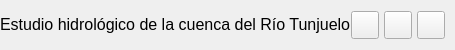
           <widget class="QFrame" name="contentTopBg">
            <property name="minimumSize">
             <size>
              <width>0</width>
              <height>50</height>
             </size>
            </property>
            <property name="maximumSize">
             <size>
              <width>16777215</width>
              <height>50</height>
             </size>
            </property>
            <property name="frameShape">
             <enum>QFrame::NoFrame</enum>
            </property>
            <property name="frameShadow">
             <enum>QFrame::Raised</enum>
            </property>
            <layout class="QHBoxLayout" name="horizontalLayout">
             <property name="spacing">
              <number>0</number>
             </property>
             <property name="leftMargin">
              <number>0</number>
             </property>
             <property name="topMargin">
              <number>0</number>
             </property>
             <property name="rightMargin">
              <number>10</number>
             </property>
             <property name="bottomMargin">
              <number>0</number>
             </property>
             <item>
              <widget class="QFrame" name="leftBox">
               <property name="sizePolicy">
                <sizepolicy hsizetype="Expanding" vsizetype="Preferred">
                 <horstretch>0</horstretch>
                 <verstretch>0</verstretch>
                </sizepolicy>
               </property>
               <property name="frameShape">
                <enum>QFrame::NoFrame</enum>
               </property>
               <property name="frameShadow">
                <enum>QFrame::Raised</enum>
               </property>
               <layout class="QHBoxLayout" name="horizontalLayout_3">
                <property name="spacing">
                 <number>0</number>
                </property>
                <property name="leftMargin">
                 <number>0</number>
                </property>
                <property name="topMargin">
                 <number>0</number>
                </property>
                <property name="rightMargin">
                 <number>0</number>
                </property>
                <property name="bottomMargin">
                 <number>0</number>
                </property>
                <item>
                 <widget class="QLabel" name="titleRightInfo">
                  <property name="sizePolicy">
                   <sizepolicy hsizetype="Preferred" vsizetype="Expanding">
                    <horstretch>0</horstretch>
                    <verstretch>0</verstretch>
                   </sizepolicy>
                  </property>
                  <property name="maximumSize">
                   <size>
                    <width>16777215</width>
                    <height>45</height>
                   </size>
                  </property>
                  <property name="styleSheet">
                   <string notr="true">font: 8pt &quot;Allerta&quot;;</string>
                  </property>
                  <property name="text">
                   <string>&lt;html&gt;&lt;head/&gt;&lt;body&gt;&lt;p&gt;&lt;span style=&quot; font-size:12pt;&quot;&gt;Estudio hidrológico de la cuenca del Río Tunjuelo&lt;/span&gt;&lt;/p&gt;&lt;/body&gt;&lt;/html&gt;</string>
                  </property>
                  <property name="alignment">
                   <set>Qt::AlignLeading|Qt::AlignLeft|Qt::AlignVCenter</set>
                  </property>
                 </widget>
                </item>
               </layout>
              </widget>
             </item>
             <item alignment="Qt::AlignRight">
              <widget class="QFrame" name="rightButtons">
               <property name="minimumSize">
                <size>
                 <width>0</width>
                 <height>28</height>
                </size>
               </property>
               <property name="frameShape">
                <enum>QFrame::NoFrame</enum>
               </property>
               <property name="frameShadow">
                <enum>QFrame::Raised</enum>
               </property>
               <layout class="QHBoxLayout" name="horizontalLayout_2">
                <property name="spacing">
                 <number>5</number>
                </property>
                <property name="leftMargin">
                 <number>0</number>
                </property>
                <property name="topMargin">
                 <number>0</number>
                </property>
                <property name="rightMargin">
                 <number>0</number>
                </property>
                <property name="bottomMargin">
                 <number>0</number>
                </property>
                <item>
                 <widget class="QPushButton" name="minimizeAppBtn">
                  <property name="minimumSize">
                   <size>
                    <width>28</width>
                    <height>28</height>
                   </size>
                  </property>
                  <property name="maximumSize">
                   <size>
                    <width>28</width>
                    <height>28</height>
                   </size>
                  </property>
                  <property name="cursor">
                   <cursorShape>PointingHandCursor</cursorShape>
                  </property>
                  <property name="toolTip">
                   <string>Minimize</string>
                  </property>
                  <property name="text">
                   <string/>
                  </property>
                  <property name="icon">
                   <iconset resource="resources.qrc">
                    <normaloff>:/icons/images/icons/icon_minimize.png</normaloff>:/icons/images/icons/icon_minimize.png</iconset>
                  </property>
                  <property name="iconSize">
                   <size>
                    <width>20</width>
                    <height>20</height>
                   </size>
                  </property>
                 </widget>
                </item>
                <item>
                 <widget class="QPushButton" name="maximizeRestoreAppBtn">
                  <property name="minimumSize">
                   <size>
                    <width>28</width>
                    <height>28</height>
                   </size>
                  </property>
                  <property name="maximumSize">
                   <size>
                    <width>28</width>
                    <height>28</height>
                   </size>
                  </property>
                  <property name="font">
                   <font>
                    <family>Segoe UI</family>
                    <pointsize>10</pointsize>
                    <italic>false</italic>
                    <bold>false</bold>
                   </font>
                  </property>
                  <property name="cursor">
                   <cursorShape>PointingHandCursor</cursorShape>
                  </property>
                  <property name="toolTip">
                   <string>Maximize</string>
                  </property>
                  <property name="text">
                   <string/>
                  </property>
                  <property name="icon">
                   <iconset resource="resources.qrc">
                    <normaloff>:/icons/images/icons/icon_maximize.png</normaloff>:/icons/images/icons/icon_maximize.png</iconset>
                  </property>
                  <property name="iconSize">
                   <size>
                    <width>20</width>
                    <height>20</height>
                   </size>
                  </property>
                 </widget>
                </item>
                <item>
                 <widget class="QPushButton" name="closeAppBtn">
                  <property name="minimumSize">
                   <size>
                    <width>28</width>
                    <height>28</height>
                   </size>
                  </property>
                  <property name="maximumSize">
                   <size>
                    <width>28</width>
                    <height>28</height>
                   </size>
                  </property>
                  <property name="cursor">
                   <cursorShape>PointingHandCursor</cursorShape>
                  </property>
                  <property name="toolTip">
                   <string>Close</string>
                  </property>
                  <property name="text">
                   <string/>
                  </property>
                  <property name="icon">
                   <iconset resource="resources.qrc">
                    <normaloff>:/icons/images/icons/icon_close.png</normaloff>:/icons/images/icons/icon_close.png</iconset>
                  </property>
                  <property name="iconSize">
                   <size>
                    <width>20</width>
                    <height>20</height>
                   </size>
                  </property>
                 </widget>
                </item>
               </layout>
              </widget>
             </item>
            </layout>
           </widget>
